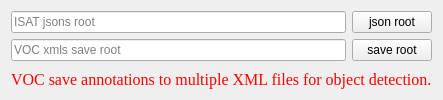
     <widget class="QWidget" name="tab_VOC_DETECTION">
      <attribute name="title">
       <string>VOC for object detection</string>
      </attribute>
      <layout class="QVBoxLayout" name="verticalLayout_21">
       <item>
        <widget class="QWidget" name="widget_19" native="true">
         <layout class="QGridLayout" name="gridLayout_8">
          <property name="leftMargin">
           <number>0</number>
          </property>
          <property name="topMargin">
           <number>0</number>
          </property>
          <property name="rightMargin">
           <number>0</number>
          </property>
          <property name="bottomMargin">
           <number>0</number>
          </property>
          <item row="0" column="0">
           <widget class="QLineEdit" name="lineEdit_isat2vocod_isat_json_root">
            <property name="readOnly">
             <bool>true</bool>
            </property>
            <property name="placeholderText">
             <string>ISAT jsons root</string>
            </property>
           </widget>
          </item>
          <item row="0" column="1">
           <widget class="QPushButton" name="pushButton_isat2vocod_isat_json_root">
            <property name="text">
             <string>json root</string>
            </property>
           </widget>
          </item>
          <item row="1" column="0">
           <widget class="QLineEdit" name="lineEdit_isat2vocod_voc_xml_root">
            <property name="readOnly">
             <bool>true</bool>
            </property>
            <property name="placeholderText">
             <string>VOC xmls save root</string>
            </property>
           </widget>
          </item>
          <item row="1" column="1">
           <widget class="QPushButton" name="pushButton_isat2vocod_voc_xml_root">
            <property name="text">
             <string>save root</string>
            </property>
           </widget>
          </item>
         </layout>
        </widget>
       </item>
       <item>
        <widget class="QLabel" name="label_6">
         <property name="maximumSize">
          <size>
           <width>16777215</width>
           <height>20</height>
          </size>
         </property>
         <property name="font">
          <font>
           <family>Times New Roman</family>
           <pointsize>12</pointsize>
           <weight>50</weight>
           <italic>false</italic>
           <bold>false</bold>
          </font>
         </property>
         <property name="styleSheet">
          <string notr="true">color: rgb(255, 0, 0);</string>
         </property>
         <property name="text">
          <string>VOC save annotations to multiple XML files for object detection.</string>
         </property>
        </widget>
       </item>
      </layout>
     </widget>
